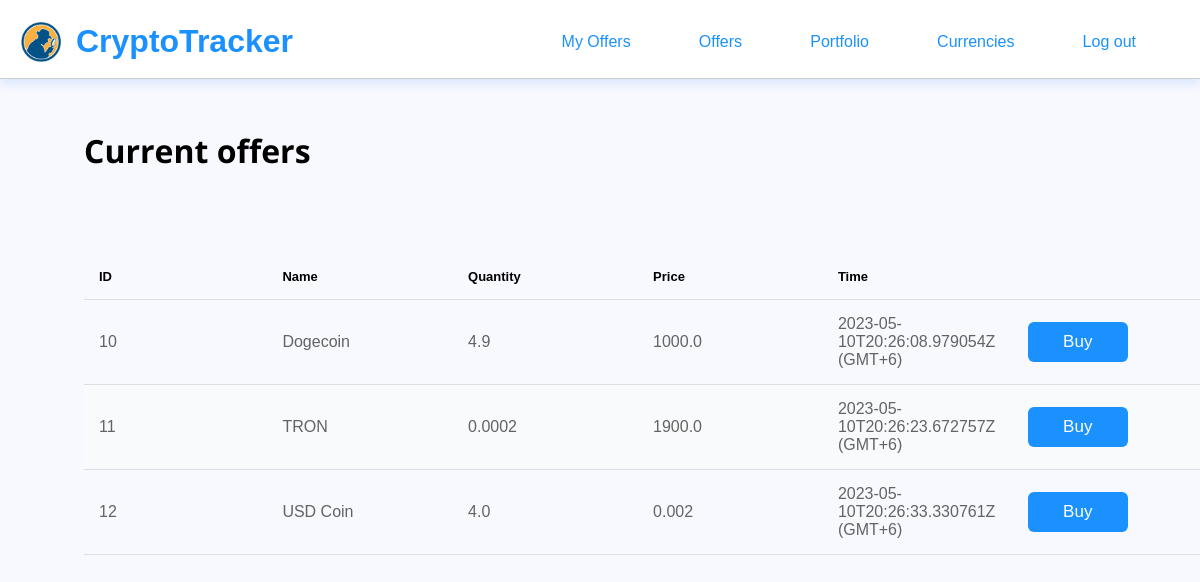
Screenshot of /offers/ with the database file from the repository.
### app/models.py (models this page shows, shortened)
class Currency(models.Model):
    cmc_rank = models.BigIntegerField(null=True)
    name = models.CharField(null=True, max_length=100)
    symbol = models.CharField(null=True, max_length=100)
    image = models.ImageField(upload_to='currency', max_length=254, default='')
    price = models.DecimalField(max_digits=10, decimal_places=2)
    percent_change_24h = models.FloatField(max_length=10, null=True)
    percent_change_7d = models.FloatField(max_length=10, null=True)
    volume_24h = models.FloatField(max_length=10, null=True)
    market_cap = models.FloatField(max_length=10, null=True)
    description = models.TextField(blank=True)

class Poll(models.Model):
    user = models.ForeignKey(to=User, on_delete=models.CASCADE)
    currency = models.ForeignKey(to=Currency, on_delete=models.CASCADE)
    quantity = models.FloatField(default=0)
    price = models.FloatField(default=0)
    created_timestamp = models.DateTimeField(auto_now_add=True)

### app/views.py (the view)
# urls.py: path('offers/', PollList.as_view(), name='offers'),
class PollList(generics.ListAPIView):
    queryset = Poll.objects.all()
    serializer_class = PollSerializer
    def get(self, request, id=""):
        if id != "":
            user = User.objects.get(id=id)
            try:
                polls = Poll.objects.filter(user=user)
            except Poll.DoesNotExist as e:
                return Response({"message": "No"})
            serializer = PollSerializer(polls, many=True)
            return render(request, 'mine.html', {'polls': serializer.data})
        else:
            user = request.user
            polls = self.get_queryset().exclude(user=user.id)
        serializer = PollSerializer(polls, many=True)
        return render(request, 'offers.html', {'polls': serializer.data})

### app/templates/offers.html (shortened to what this page needs)
{% load static %}
<!DOCTYPE html>
<html lang="en">
<head>
    <link rel="stylesheet" href="{% static 'css/header.css' %}">
    <link rel="stylesheet" href="{% static 'css/offers.css' %}">
</head>
<body>
    <header class="site-header">
        <div class="site-identity">
            <img src="/media/1.png" alt="logo">
            <h1><a href="/">CryptoTracker</a></h1>
        </div>
        <nav class="site-navigation">
            <ul class="nav">
            <li><a href="/polls/{{ user.id }}/">My Offers</a></li>
              <li><a href="/offers">Offers</a></li>
              <li><a href="/user/profile">Portfolio</a></li>
              <li><a href="/currencies">Currencies</a></li>
              <li><a href="/user/login">Log out</a></li>
            </ul>
        </nav>
    </header>
    {% if polls %}
        <div class="cont">
            <h1>Current offers</h1>
          <table>
            <thead>
                <tr>
                    <td>ID</td>
                    <td>Name</td>
                    <td>Quantity</td>
                    <td>Price</td>
                    <td>Time</td>
                    <td></td>
                </tr>
            </thead>
            <tbody>
            {% for i in polls %}
                <tr>
                    <td>{{ i.id }}</td>
                    <td>{{ i.currency.name }}</td>
                    <td>{{ i.quantity }}</td>
                    <td>{{ i.price }}</td>
                    <td>{{ i.created_timestamp }} (GMT+6)</td>
                    <td><button class="first" onclick="openPoll({{ i.id }}, '{{ i.currency.name }}', {{ i.quantity }}, {{ i.price }})">Buy</button></td>
                </tr>
            {% endfor %}
            </tbody>
        </table>
      </div>
    {% else %}
        <h3>No offers are available currently...</h3>
    {% endif %}
</body>
</html>

### app/static/css/header.css (style rules this page uses)
body { font-family: "Open Sans", sans-serif; padding: 0; margin: 0; background-color: #f8f9fe; height: 1000px; }
header { background-color: white; box-shadow: 0 5px 10px rgba(96, 157, 255, 0.2); margin-bottom: 50px; }
header img { float: left; width:40px; margin: 14px 15px 0 5px; }
a { text-decoration: none; color: #1a91fe; font-family:'Gill Sans', 'Gill Sans MT', Calibri, 'Trebuchet MS', sans-serif; }
.site-header { border-bottom: 1px solid #ccc; padding: 0.5em 1em; display: flex; justify-content: space-between; }
.site-identity h1 { font-size: 2em; margin: 0.3em 0; display: inline-block; }
.site-navigation ul, .site-navigation li { margin: 0; padding: 0; }
.site-navigation li { display: inline-block; margin: 1.4em 3em 1em 1em; }

### app/static/css/offers.css (style rules this page uses)
.cont { display:block; justify-content: center; align-items: center; margin-left: 7%; }
table { position: absolute; border-collapse: collapse; font-family: Tahoma, Geneva, sans-serif; margin-top: 60px; }
table td { padding: 15px; width: 160px; }
table thead td { background-color: #f8f9fe; font-weight: bold; font-size: 13px; border-bottom: 1px solid #dddfe1; }
table tbody td { color: #636363; border-bottom: 1px solid #dddfe1; }
table tbody tr { background-color: #f9fafb; }
table tbody tr:nth-child(odd) { background-color: #f8f9fe; }
.first { height: 100%; outline: none; font-size: 17px; font-weight: 300; border-radius: 6px; color: #fff; border: none; background: #1a91fe; cursor: pointer; padding: 10px; width: 100px; font-family: 'Franklin Gothic Medium', 'Arial Narrow', Arial, sans-serif; }

### rows the page displays
Currency: currency.name "Dogecoin"
Poll: quantity "4.9", price "1000.0"
Currency: currency.name "TRON"
Poll: quantity "0.0002", price "1900.0"
Currency: currency.name "USD Coin"
Poll: quantity "4.0", price "0.002"

### other values shown
{{ i.id }} "10" "11" "12"
{{ i.created_timestamp }} "2023-05-10T20:26:08.979054Z" "2023-05-10T20:26:23.672757Z" "2023-05-10T20:26:33.330761Z"
